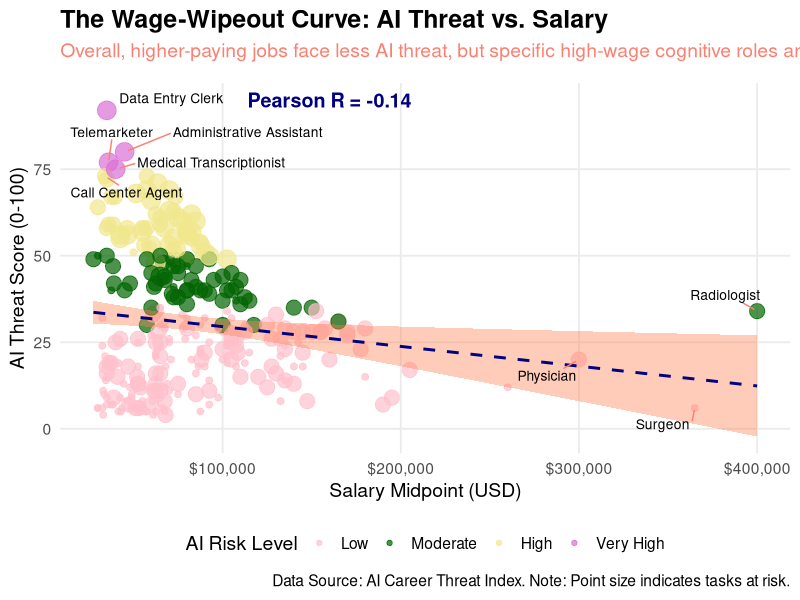
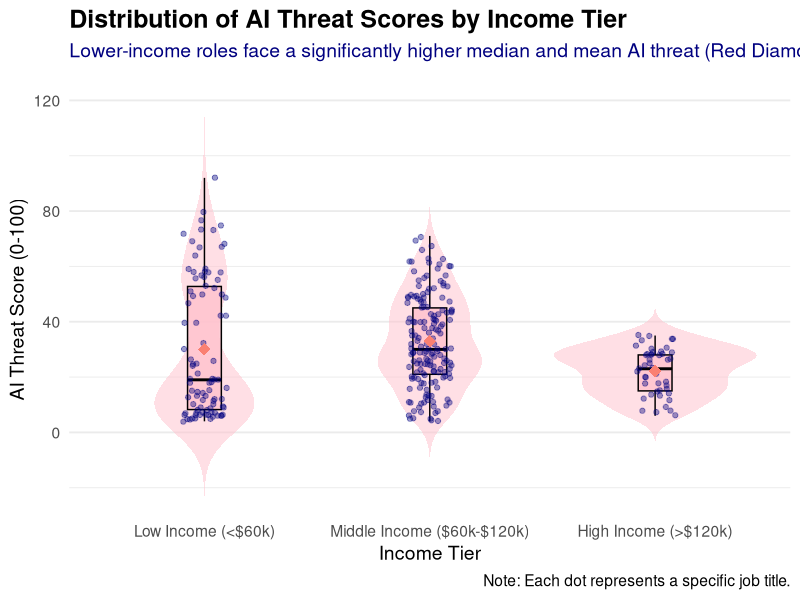
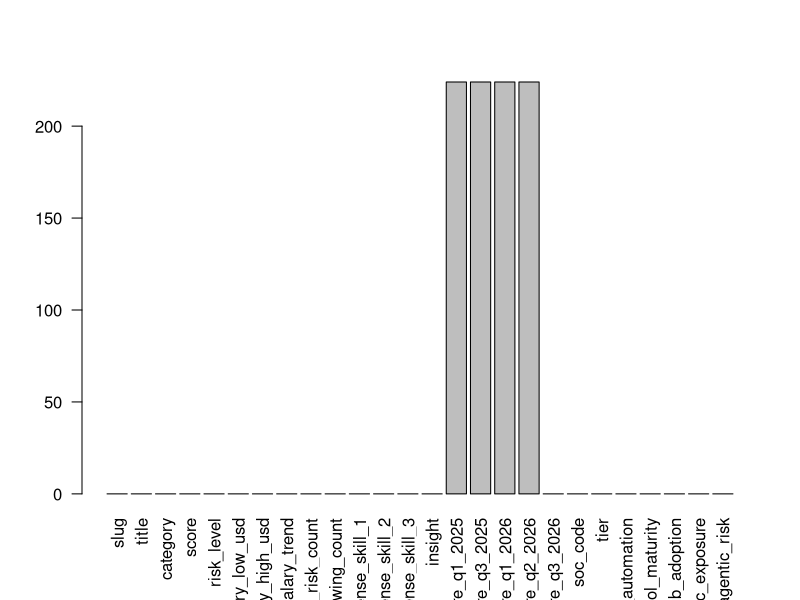
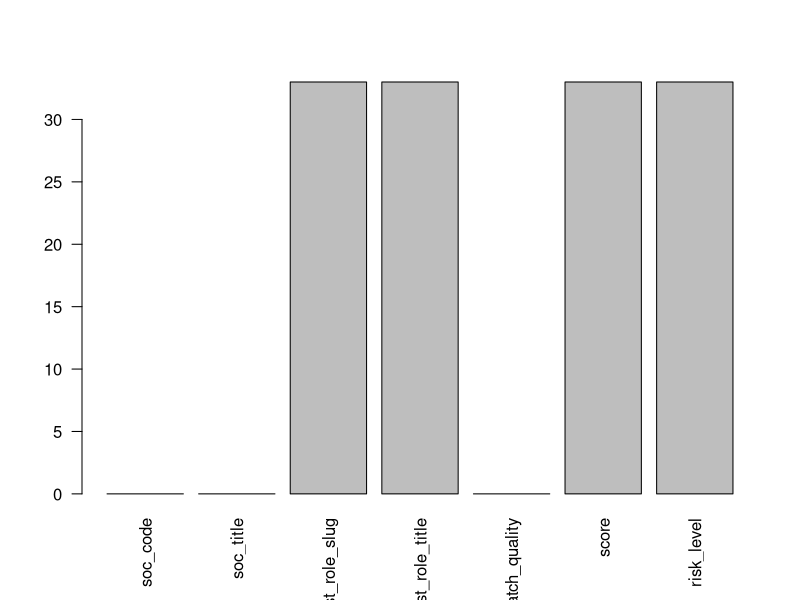
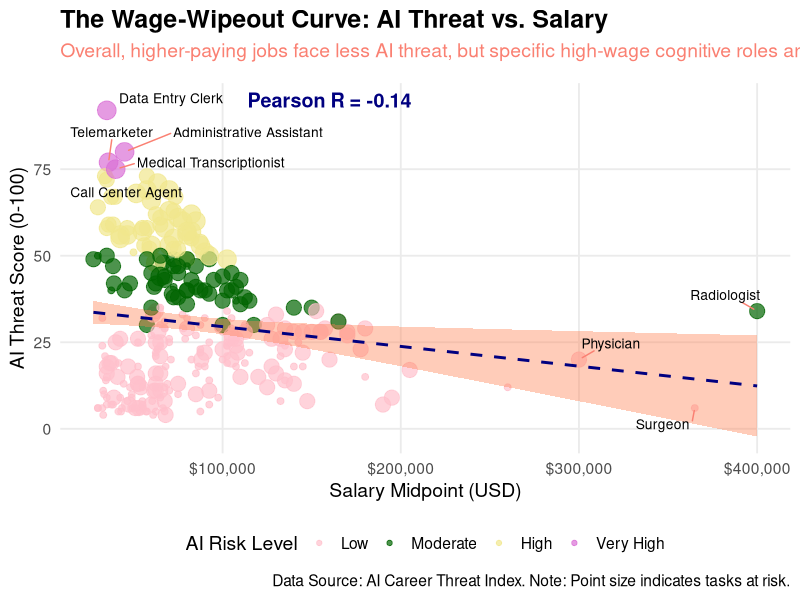
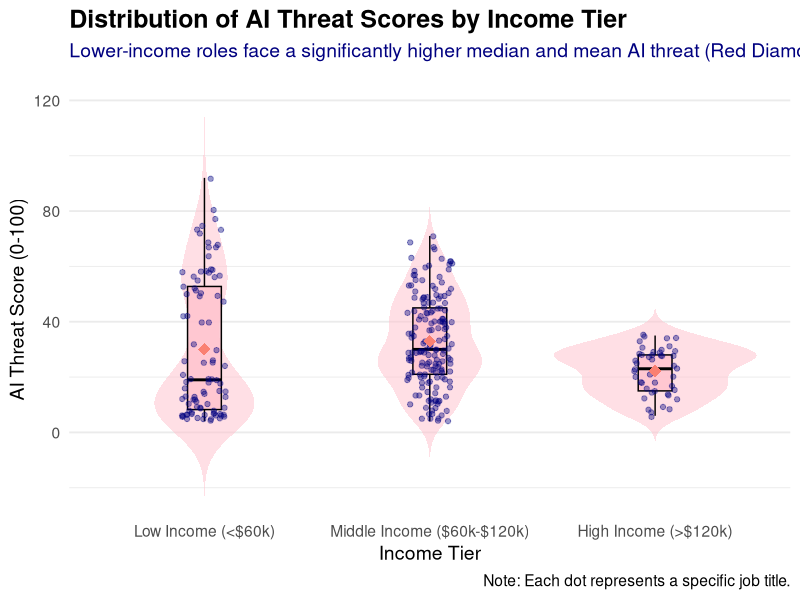

These charts were generated, in order, by the following R code: (Note: this script raises an error after producing the figures.)
## ---- chunk 1
#interesting graph libraries alluvial & table plots & steamgraphs 
library(readr)
library(tidyr)
library(dplyr)
#install.packages("remotes")
#install.packages("ggalluvial")
library(ggalluvial)
library(tidyverse)


## ---- chunk 2
project.dir <- "C:/Projects" 
dataset.dir <- file.path(project.dir, "Datasets") 
outputs.dir <- file.path(project.dir, "Output")
setwd(project.dir)
list.files(dataset.dir, pattern = "MERGED")

ai_career_threat_index <- read_csv("ai-career-threat-index.csv")
soc_crosswalk <- read_csv("soc-crosswalk.csv")

## ---- chunk 3

## ---- chunk 4
library(tidyverse)
library(scales)
library(ggrepel)

df <- read_csv("ai-career-threat-index.csv")

df_clean <- df %>%
  mutate(
    mid_salary = (salary_low_usd + salary_high_usd) / 2,
    income_tier = case_when(
      mid_salary < 60000 ~ "Low Income (<$60k)",
      mid_salary >= 60000 & mid_salary < 120000 ~ "Middle Income ($60k-$120k)",
      mid_salary >= 120000 ~ "High Income (>$120k)"
    ),
    income_tier = factor(income_tier, levels = c("Low Income (<$60k)", "Middle Income ($60k-$120k)", "High Income (>$120k)")),
    risk_level = factor(risk_level, levels = c("Low", "Moderate", "High", "Very High"))
  )
jobs_to_label <- df_clean %>%
  arrange(desc(score)) %>%
  slice(1:5) %>%
  bind_rows(
    df_clean %>% arrange(desc(mid_salary)) %>% slice(1:3)
  ) %>%
  distinct(title, .keep_all = TRUE)

# Visual 1
# Calculate the correlation and format it as text
cor_val <- cor(df_clean$mid_salary, df_clean$score, use = "complete.obs")
cor_label <- paste0("Pearson R = ", round(cor_val, 2))

scatter_plot_nice <- ggplot(df_clean, aes(x = mid_salary, y = score)) +
  # Add points
  geom_point(aes(color = risk_level, size = tasks_at_risk_count), alpha = 0.7) +
  
  # Add linear regression line
  geom_smooth(method = "lm", color = "navy", fill = "coral", linetype = "dashed") +
  
  # Add labels for outliers
  geom_text_repel(
    data = jobs_to_label,
    aes(label = title),
    size = 3.5,
    box.padding = 0.5,
    point.padding = 0.3,
    force = 2,
    segment.color = "salmon",
    max.overlaps = 20
  ) +
  
  # ADD CORRELATION MANUALLY HERE (Replaces stat_cor)
  annotate("text", x = 160000, y = 95, label = cor_label, size = 5, fontface = "bold", color = "navy") +
  
  # Formatting
  scale_x_continuous(labels = dollar_format()) +
  scale_color_manual(values = c("Low" = "pink", "Moderate" = "darkgreen", "High" = "khaki", "Very High" = "orchid")) +
  scale_size_continuous(range = c(2, 6), guide = "none") + 
  
  labs(
    title = "The Wage-Wipeout Curve: AI Threat vs. Salary",
    subtitle = "Overall, higher-paying jobs face less AI threat, but specific high-wage cognitive roles are heavily exposed.",
    x = "Salary Midpoint (USD)",
    y = "AI Threat Score (0-100)",
    color = "AI Risk Level",
    caption = "Data Source: AI Career Threat Index. Note: Point size indicates tasks at risk."
  ) +
  
  theme_minimal(base_size = 14) +
  theme(
    plot.title = element_text(face = "bold", size = 18),
    plot.subtitle = element_text(color = "salmon", margin = margin(b = 15)),
    legend.position = "bottom",
    panel.grid.minor = element_blank()
  )

print(scatter_plot_nice)

# Visual 2
distribution_plot_nice <- ggplot(df_clean, aes(x = income_tier, y = score, fill = income_tier)) +
  
  geom_violin(alpha = 0.5, trim = FALSE, color = NA) +
  geom_boxplot(width = 0.15, alpha = 0.8, outlier.shape = NA, color = "black") +
  geom_jitter(width = 0.1, alpha = 0.4, size = 1.5, color = "navy") +
  
  # Add a red diamond for the mean score
  stat_summary(fun = mean, geom = "point", shape = 18, size = 4, color = "salmon", fill = "salmon") +
  
  scale_fill_manual(values = c("Low Income (<$60k)" = "pink", 
                               "Middle Income ($60k-$120k)" = "pink", 
                               "High Income (>$120k)" = "pink")) +
  
  labs(
    title = "Distribution of AI Threat Scores by Income Tier",
    subtitle = "Lower-income roles face a significantly higher median and mean AI threat (Red Diamond = Mean).",
    x = "Income Tier",
    y = "AI Threat Score (0-100)",
    fill = "Income Tier",
    caption = "Note: Each dot represents a specific job title."
  ) +
  
  theme_minimal(base_size = 14) +
  theme(
    plot.title = element_text(face = "bold", size = 18),
    plot.subtitle = element_text(color = "navy", margin = margin(b = 15)),
    legend.position = "none", 
    panel.grid.major.x = element_blank()
  )
print(distribution_plot_nice)



ggsave("Person2_Scatter_Plot.png", plot = scatter_plot_nice, width = 10, height = 7, dpi = 300)

ggsave("Person2_Boxplot.png", plot = distribution_plot_nice, width = 10, height = 7, dpi = 300)
## ---- chunk 5

## ---- chunk 6
ai_df<- read_csv("ai-career-threat-index.csv")
soc_df <- read_csv("soc-crosswalk.csv")

head(ai_df)
names(ai_df) #main id = soc_code (15-1232)
barplot(colSums(is.na(ai_df)),
        las = 2) # the NA values are for the quarterly information 


head(soc_df)
names(soc_df) #main id = soc_code (11-1011)
barplot(colSums(is.na(soc_df)),
        las = 2)

#check to see if the join will work before i adjust the values in the df
PK_code <- intersect(ai_df$soc_code,soc_df$soc_code)

length(PK_code) #248
length(setdiff(ai_df$soc_code,soc_df$soc_code))
nrow(ai_df) #300

nrow(soc_df) #867
length(unique(soc_df$soc_code)) #867

#?left_join()
threat_df <- left_join(ai_df,
                       soc_df, 
                       by = "soc_code")
names(threat_df)

 rename(threat_df$score.x,threat_df$score.y)

#merge score & risk level
threat_df <- threat_df %>% 
  rename(score = score.x,
         risk_level= risk_level.x) %>%
  select(-score.y,-risk_level.y)
#?case_when
threat_df <- threat_df %>%
  mutate(
    mid_salary = (salary_low_usd + salary_high_usd) / 2,
    risk_level = factor(risk_level, levels = c("Low", "Moderate", "High", "Very High")),
    income_tier = case_when(
      mid_salary < 60000 ~ "Low Income (<$60k)",
      mid_salary >= 60000 & mid_salary < 120000 ~ "Middle Income ($60k-$120k)",
      mid_salary >= 120000 ~ "High Income (>$120k)"
    ),
    income_tier = factor(income_tier, levels = c("Low Income (<$60k)", "Middle Income ($60k-$120k)", "High Income (>$120k)")),
    tier = factor(tier, levels = c(1, 2), labels = c("Tier 1", "Tier 2"))
  )

table(threat_df$income_tier)
table(threat_df$category)
table(threat_df$tier)
head(threat_df)

#models
heatmap_df <- threat_df %>%
  group_by(category,income_tier) %>%
  summarise(
    mean_score = mean(score, na.rm = TRUE),
    n = n(),
    .groups = "drop"
  )

print(heatmap_df)

heatmap_plot <- ggplot(heatmap_df, aes(x = income_tier, y = reorder(category, mean_score), fill = mean_score)) +
  geom_tile(color = "white", linewidth = 0.8) +
  geom_text(aes(label = paste0(round(mean_score, 1), " (n=", n, ")")), size = 3.3) +
  scale_x_discrete(labels = c("Low Income\n(<$60k)", "Middle Income\n($60k-$120k)", "High Income\n(>$120k)")) +
  scale_fill_gradient2(low = "#2b8cbe", mid = "#fee08b", high = "#d73027", midpoint = 50) +
  labs(title = "AI Threat Score by Sector & Income Tier", x = NULL, y = NULL, fill = "Avg Score") +
  theme_minimal(base_size = 12) +
  theme(panel.grid = element_blank(), axis.text.y = element_text(face = "bold"))

print(heatmap_plot)

#linear regression

model_base <- lm(score ~ mid_salary, data = threat_df)
summary(model_base)

model_trio <- lm(score ~ mid_salary + category + tier, data = threat_df)
summary(model_trio)

#Does the effect of Salary depend on Sector & Tier?
model_int <- lm(score ~ mid_salary * category + tier, data = threat_df)
summary(model_int)

anova(model_base,model_trio,model_int)

interaction_plot <- ggplot(threat_df, aes(x = mid_salary / 1000, y = score, color = tier)) +
  geom_point(alpha = 0.65, size = 2) +
  geom_smooth(method = "lm", se = FALSE, linewidth = 1) +
  facet_wrap(~ category, ncol = 4) +
  labs(
    title = "How Salary & Job Tier Interact to Drive AI Threat Across Sectors",
    subtitle = "Regression slopes differ sharply by industry (ANOVA Interaction p = 4.86e-06)",
    x = "Midpoint Annual Salary ($ Thousands)",
    y = "AI Threat Score (0–100)",
    color = "SOC Tier"
  ) +
  theme_minimal(base_size = 11) +
  theme(
    plot.title = element_text(face = "bold", size = 14),
    strip.text = element_text(face = "bold", size = 9),
    legend.position = "top"
  )

print(interaction_plot)
